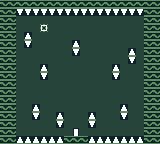

A level layout from a 2D game, rendered from its tile map. Below: a short description, then the map file with its tile-grid data intact:
An orthogonal 20x18 tile map with 8x8 px tiles, 1 tile layer (Calque de Tile 1).

<map version="1.0" tiledversion="2017.08.29" orientation="orthogonal" renderorder="right-down" width="20" height="18" tilewidth="8" tileheight="8" infinite="0" nextobjectid="1">
 <tileset firstgid="1" source="game.tsx" />
 <layer name="Calque de Tile 1" width="20" height="18">
  <data encoding="csv">
2,2,2,2,2,2,2,2,2,2,2,2,2,2,2,2,2,2,2,2,
2,2,24,24,24,24,24,24,24,24,24,24,24,24,24,24,24,24,2,2,
2,2,1,1,1,1,1,1,1,1,1,1,1,1,1,1,1,1,2,2,
2,2,1,1,1,6,1,1,1,1,1,1,1,1,1,1,1,1,2,2,
2,2,1,5,1,1,1,1,1,1,1,1,1,1,1,1,1,1,2,2,
2,2,1,24,1,1,1,1,1,5,1,1,1,1,1,1,1,1,2,2,
2,2,1,1,1,1,1,1,1,24,1,1,1,1,1,1,5,1,2,2,
2,2,1,1,1,1,1,1,1,1,1,1,1,1,1,1,24,1,2,2,
2,2,1,1,1,5,1,1,1,1,1,1,1,1,5,1,1,1,2,2,
2,2,1,1,1,24,1,1,1,1,1,1,1,1,24,1,1,1,2,2,
2,2,1,1,1,1,1,1,1,1,1,1,1,1,1,1,1,1,2,2,
2,2,1,1,1,1,1,1,1,1,1,1,1,1,1,1,1,1,2,2,
2,2,1,1,1,1,1,1,1,1,1,1,1,1,1,1,1,1,2,2,
2,2,1,1,5,1,1,1,1,1,1,1,1,1,1,5,1,1,2,2,
2,2,1,1,24,1,1,5,1,1,1,5,1,1,1,24,1,1,2,2,
2,2,1,1,1,1,1,24,1,1,1,24,1,1,1,1,1,1,2,2,
2,2,1,1,1,1,1,1,1,7,1,1,1,1,1,1,1,1,2,2,
2,2,5,5,5,5,5,5,2,2,2,5,5,5,5,5,5,5,2,2
</data>
 </layer>
</map>